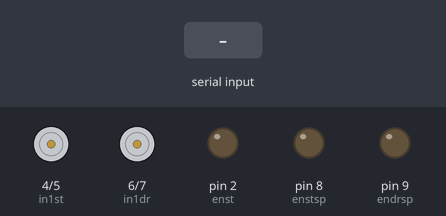
This sketch was run on a simulated Arduino Uno, built with avr-gcc and run on an emulated ATmega328P. Parts: motor-driver pin pairs drawn as motors (green arrow = first pin HIGH = forward, orange = second pin HIGH = backward, longer = more drive, scaled by the enable pin), output pins drawn as LEDs (lit = HIGH). Inputs (shaded band) come from the test bench. What the sketch prints to the serial monitor is not drawn.

Above: at 1.2 s.
1.3 s: byte 30 received over Serial
At 2.0 s:
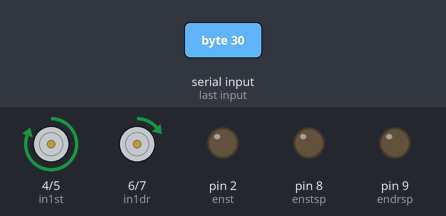
Timing chart, 0 to 4.3 s (numbered marks = the images above; inputs shaded):
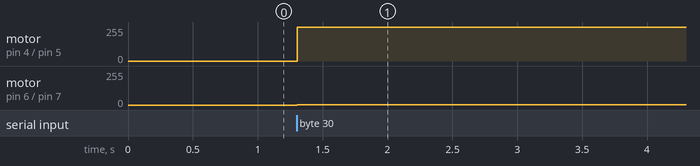

The sketch:

juan-ardu.ino
```cpp
int8_t v[3];   // for incoming serial data
int i,maxim=0;
int putere[4];
/*

v0=principal ex
v1=principale y
v2=rotire x
*/


//fata
#define enst 2
#define endr 3
#define in1st 4
#define in2st 5
#define in1dr 6
#define in2dr 7


//spate
#define enstsp 8
#define endrsp 9
#define in1stsp 10
#define in2stsp 11
#define in1drsp 12
#define in2drsp 13


#define NOTE_B0  31
#define NOTE_C1  33
#define NOTE_CS1 35
#define NOTE_D1  37
#define NOTE_DS1 39
#define NOTE_E1  41
#define NOTE_F1  44
#define NOTE_FS1 46
#define NOTE_G1  49
#define NOTE_GS1 52
#define NOTE_A1  55
#define NOTE_AS1 58
#define NOTE_B1  62
#define NOTE_C2  65
#define NOTE_CS2 69
#define NOTE_D2  73
#define NOTE_DS2 78
#define NOTE_E2  82
#define NOTE_F2  87
#define NOTE_FS2 93
#define NOTE_G2  98
#define NOTE_GS2 104
#define NOTE_A2  110
#define NOTE_AS2 117
#define NOTE_B2  123
#define NOTE_C3  131
#define NOTE_CS3 139
#define NOTE_D3  147
#define NOTE_DS3 156
#define NOTE_E3  165
#define NOTE_F3  175
#define NOTE_FS3 185
#define NOTE_G3  196
#define NOTE_GS3 208
#define NOTE_A3  220
#define NOTE_AS3 233
#define NOTE_B3  247
#define NOTE_C4  262
#define NOTE_CS4 277
#define NOTE_D4  294
#define NOTE_DS4 311
#define NOTE_E4  330
#define NOTE_F4  349
#define NOTE_FS4 370
#define NOTE_G4  392
#define NOTE_GS4 415
#define NOTE_A4  440
#define NOTE_AS4 466
#define NOTE_B4  494
#define NOTE_C5  523
#define NOTE_CS5 554
#define NOTE_D5  587
#define NOTE_DS5 622
#define NOTE_E5  659
#define NOTE_F5  698
#define NOTE_FS5 740
#define NOTE_G5  784
#define NOTE_GS5 831
#define NOTE_A5  880
#define NOTE_AS5 932
#define NOTE_B5  988
#define NOTE_C6  1047
#define NOTE_CS6 1109
#define NOTE_D6  1175
#define NOTE_DS6 1245
#define NOTE_E6  1319
#define NOTE_F6  1397
#define NOTE_FS6 1480
#define NOTE_G6  1568
#define NOTE_GS6 1661
#define NOTE_A6  1760
#define NOTE_AS6 1865
#define NOTE_B6  1976
#define NOTE_C7  2093
#define NOTE_CS7 2217
#define NOTE_D7  2349
#define NOTE_DS7 2489
#define NOTE_E7  2637
#define NOTE_F7  2794
#define NOTE_FS7 2960
#define NOTE_G7  3136
#define NOTE_GS7 3322
#define NOTE_A7  3520
#define NOTE_AS7 3729
#define NOTE_B7  3951
#define NOTE_C8  4186
#define NOTE_CS8 4435
#define NOTE_D8  4699
#define NOTE_DS8 4978
#define REST      0


// change this to make the song slower or faster
int tempo = 120;


// notes of the moledy followed by the duration.
// a 4 means a quarter note, 8 an eighteenth , 16 sixteenth, so on
// !!negative numbers are used to represent dotted notes,
// so -4 means a dotted quarter note, that is, a quarter plus an eighteenth!!
int melody[] = {

  // Dart Vader theme (Imperial March) - Star wars
  // Score available at https://musescore.com/user/202909/scores/1141521
  // The tenor saxophone part was used

  NOTE_A4,-4, NOTE_A4,-4, NOTE_A4,16, NOTE_A4,16, NOTE_A4,16, NOTE_A4,16, NOTE_F4,8, REST,8,
  NOTE_A4,-4, NOTE_A4,-4, NOTE_A4,16, NOTE_A4,16, NOTE_A4,16, NOTE_A4,16, NOTE_F4,8, REST,8,
  NOTE_A4,4, NOTE_A4,4, NOTE_A4,4, NOTE_F4,-8, NOTE_C5,16,

  NOTE_A4,4, NOTE_F4,-8, NOTE_C5,16, NOTE_A4,2,//4
  NOTE_E5,4, NOTE_E5,4, NOTE_E5,4, NOTE_F5,-8, NOTE_C5,16,
  NOTE_A4,4, NOTE_F4,-8, NOTE_C5,16, NOTE_A4,2,

  NOTE_A5,4, NOTE_A4,-8, NOTE_A4,16, NOTE_A5,4, NOTE_GS5,-8, NOTE_G5,16, //7
  NOTE_DS5,16, NOTE_D5,16, NOTE_DS5,8, REST,8, NOTE_A4,8, NOTE_DS5,4, NOTE_D5,-8, NOTE_CS5,16,

  NOTE_C5,16, NOTE_B4,16, NOTE_C5,16, REST,8, NOTE_F4,8, NOTE_GS4,4, NOTE_F4,-8, NOTE_A4,-16,//9
  NOTE_C5,4, NOTE_A4,-8, NOTE_C5,16, NOTE_E5,2,

  NOTE_A5,4, NOTE_A4,-8, NOTE_A4,16, NOTE_A5,4, NOTE_GS5,-8, NOTE_G5,16, //7
  NOTE_DS5,16, NOTE_D5,16, NOTE_DS5,8, REST,8, NOTE_A4,8, NOTE_DS5,4, NOTE_D5,-8, NOTE_CS5,16,

  NOTE_C5,16, NOTE_B4,16, NOTE_C5,16, REST,8, NOTE_F4,8, NOTE_GS4,4, NOTE_F4,-8, NOTE_A4,-16,//9
  NOTE_A4,4, NOTE_F4,-8, NOTE_C5,16, NOTE_A4,2,

};

// sizeof gives the number of bytes, each int value is composed of two bytes (16 bits)
// there are two values per note (pitch and duration), so for each note there are four bytes
int notes = sizeof(melody) / sizeof(melody[0]) / 2;

// this calculates the duration of a whole note in ms
int wholenote = (60000 * 4) / tempo;

int divider = 0, noteDuration = 0;
void setup(){
  Serial.begin(115200);


  pinMode(enst, OUTPUT);
  pinMode(endr, OUTPUT);
  pinMode(in1st, OUTPUT);
  pinMode(in2st, OUTPUT);
  pinMode(in1dr, OUTPUT);
  pinMode(in2dr, OUTPUT);


}


void loop(){
    if (Serial.available() > 0) {
                for(i=0;i<=3;i++)v[i] = Serial.read();
    }
    Serial.print("v0 = ");
    Serial.println(v[0]);
    Serial.print("v1 = ");
    Serial.println(v[1]);
    Serial.print("v2 = ");
    Serial.println(v[2]);
    Serial.print("v3 = ");
    Serial.println(v[3]);

    putere[0]=v[0]+v[1]+v[2];
    putere[1]=v[0]-v[1]-v[2];
    putere[2]=v[0]-v[1]+v[2];
    putere[3]=v[0]+v[1]-v[2];
    for(i=0;i<4;i++){
      maxim=max(maxim,putere[i]);
    }

    if(maxim>1){
    //drf
    if(putere[0]>0){
      analogWrite(enst , putere[0]/maxim);
      digitalWrite(in1st ,HIGH);
    }
    else if(putere[0]<0){
      analogWrite(enst , putere[0]/maxim);
      digitalWrite(in2st ,HIGH);
    }
    else{
      analogWrite(enst , putere[0]/maxim);
      digitalWrite(in1st ,LOW);
      digitalWrite(in2st ,LOW);
    }


    //stf
    if(putere[1]>0){
      analogWrite(endr , putere[1]/maxim);
      digitalWrite(in1dr ,HIGH);
    }
    else if(putere[1]<0){
      analogWrite(endr , putere[1]/maxim);
      digitalWrite(in2dr ,HIGH);
    }
    else{
      analogWrite(endr , putere[1]/maxim);
      digitalWrite(in1dr ,LOW);
      digitalWrite(in2dr ,LOW);
    }
    //stsp
    if(putere[2]>0){
      analogWrite(enstsp , putere[2]/maxim);
      digitalWrite(in1stsp ,HIGH);
    }
    else if(putere[2]<0){
      analogWrite(enstsp , putere[2]/maxim);
      digitalWrite(in2stsp ,HIGH);
    }
    else{
      analogWrite(endr , putere[2]/maxim);
      digitalWrite(in1stsp ,LOW);
      digitalWrite(in2stsp ,LOW);
    }
    //drsp
    if(putere[3]>0){
      analogWrite(endrsp , putere[3]/maxim);
      digitalWrite(in1drsp ,HIGH);
    }
    else if(putere[3]<0){
      analogWrite(endrsp , putere[3]/maxim);
      digitalWrite(in2drsp ,HIGH);
    }
    else{
      analogWrite(endr , putere[3]/maxim);
      digitalWrite(in1drsp ,LOW);
      digitalWrite(in2drsp ,LOW);
    }


    }
    if(v[3]==1){
      for (int thisNote = 0; thisNote < notes * 2; thisNote = thisNote + 2) {

    divider = melody[thisNote + 1];
    if (divider > 0) {
      noteDuration = (wholenote) / divider;
    } else if (divider < 0) {
      noteDuration = (wholenote) / abs(divider);
      noteDuration *= 1.5;
    }


    tone(8, melody[thisNote], noteDuration*0.9);

    delay(noteDuration);

    noTone(8);

         }
    }


}
```

Measured:
- after the input at 1.3 s, motor on pin 4 (in1st) / pin 5 (in2st): stopped → forward 255/255 at once; motor on pin 6 (in1dr) / pin 7 (in2dr): stopped → forward 1/255 at once
